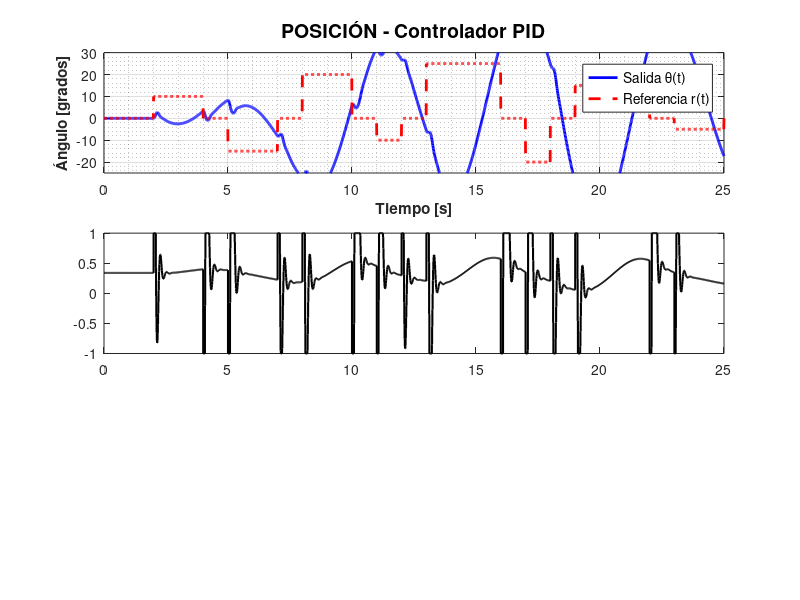

Recreate this plot in MATLAB. (Note: this script raises an error after producing the figure.)
%% Simulación PID con Tren de Pulsos Variable (Sin Simulink)
% Análisis de seguimiento de referencia sin perturbaciones

clear; close all; clc;

% Parámetros de la planta
J   = 1.08e-3;      % kg m^2
Bv  = 2.61e-3;      % N m s/rad
MgL = 4.999e-3;     % N m
Ku  = 1.13e-2;      % N m / duty
th0 = deg2rad(50);  % punto de operación (50°)

% Parámetros PID por asignación de polos
zeta = 0.9; wn = 2.2; p3 = 4*wn;
a0  = (MgL*cos(th0))/J;
a1  = Bv/J;
b0  = Ku/J;
a2d = 2*zeta*wn + p3;
a1d = wn^2 + 2*zeta*wn*p3;
a0d = (wn^2)*p3;

Kp    = (a2d - a1)/b0;
Kd    = (a1d - a0)/b0;
Ki    = a0d/b0;
tau_d = 0.05;
Tt    = 0.35;

% Parámetros de simulación
Ts   = 0.01;        % Período de muestreo
Tend = 25;          % Tiempo total de simulación
t    = 0:Ts:Tend;
N    = length(t);

%% Generar tren de pulsos variable
% Amplitudes y duraciones variables para analizar respuesta dinámica
ref = th0 * ones(size(t));  % Iniciar en punto de operación

% Definir pulsos:  [tiempo_inicio, tiempo_fin, amplitud_en_grados]
pulsos = [
    2,   4,   10;    % Pulso +10°
    5,   7,  -15;    % Pulso -15°
    8,  10,   20;    % Pulso +20°
   11,  12,  -10;    % Pulso corto -10°
   13,  16,   25;    % Pulso largo +25°
   17,  18,  -20;    % Pulso -20°
   19,  22,   15;    % Pulso +15°
   23,  25,  -5;     % Pulso pequeño -5°
];

for i = 1:size(pulsos, 1)
    t_ini = pulsos(i, 1);
    t_fin = pulsos(i, 2);
    amp   = deg2rad(pulsos(i, 3));
    idx   = (t >= t_ini) & (t < t_fin);
    ref(idx) = th0 + amp;
end

%% Simulación del sistema con PID
theta    = zeros(N, 1);
omega    = zeros(N, 1);
u_hist   = zeros(N, 1);
e_hist   = zeros(N, 1);

theta(1) = th0;
omega(1) = 0;
Iint     = 0;       % Integral del error
Df       = 0;       % Derivada filtrada
eprev    = 0;

for k = 1:N-1
    % Error
    e = ref(k) - theta(k);
    e_hist(k) = e;
    
    % Feedforward
    u_ff = (MgL/Ku) * sin(ref(k));
    
    % PID con filtro derivativo y anti-windup
    a  = tau_d / (tau_d + Ts);
    b  = Kd / (tau_d + Ts);
    Df = a * Df + b * (e - eprev);
    
    u_uns = u_ff + Kp*e + Df + Iint;
    u     = max(-1, min(1, u_uns));  % Saturación
    
    % Anti-windup (back-calculation)
    Iint = Iint + Ki*Ts*e + (Ts/Tt)*(u - u_uns);
    
    u_hist(k) = u;
    
    % Dinámica no lineal (Euler explícito)
    domega = (Ku*u - Bv*omega(k) - MgL*sin(theta(k))) / J;
    omega(k+1) = omega(k) + Ts * domega;
    theta(k+1) = theta(k) + Ts * omega(k+1);
    
    eprev = e;
end
e_hist(N) = ref(N) - theta(N);
u_hist(N) = u_hist(N-1);

%% Calcular métricas de desempeño
e_deg = rad2deg(e_hist);
IAE   = trapz(t, abs(e_deg));
ISE   = trapz(t, e_deg.^2);
ITAE  = trapz(t, t' .* abs(e_deg));
Emax  = max(abs(e_deg));

%% Gráficas
figure('Name', 'Controlador PID - Tren de Pulsos Variable', ... 
       'NumberTitle', 'off', 'Position', [100, 100, 1200, 800]);

% 1) Posición angular
subplot(3,1,1);
plot(t, rad2deg(theta - th0), 'b-', 'LineWidth', 2, 'DisplayName', 'Salida θ(t)');
hold on;
plot(t, rad2deg(ref - th0), 'r--', 'LineWidth', 2, 'DisplayName', 'Referencia r(t)');
grid on; grid minor;
xlabel('Tiempo [s]', 'FontSize', 11, 'FontWeight', 'bold');
ylabel('Ángulo [grados]', 'FontSize', 11, 'FontWeight', 'bold');
title('POSICIÓN - Controlador PID', 'FontSize', 14, 'FontWeight', 'bold');
legend('Location', 'best', 'FontSize', 10);
ylim([min(rad2deg(ref-th0))-5, max(rad2deg(ref-th0))+5]);

% 2) Señal de control
subplot(3,1,2);
stairs(t, u_hist, 'k-', 'LineWidth', 1.5, 'DisplayName', 'Control u(t)');
hold on;
yline(1, 'r--', 'LineWidth', 1.5);
yline(-1, 'r--', 'LineWidth', 1.5);
yline(0, 'k:', 'LineWidth', 1);
grid on; grid minor;
xlabel('Tiempo [s]', 'FontSize', 11, 'FontWeight', 'bold');
ylabel('u(t) [duty cycle]', 'FontSize', 11, 'FontWeight', 'bold');
title('SEÑAL DE CONTROL - Controlador PID', 'FontSize', 14, 'FontWeight', 'bold');
ylim([-1.3, 1.3]);
legend('Location', 'best', 'FontSize', 10);

% 3) Error de seguimiento
subplot(3,1,3);
plot(t, e_deg, 'Color', [0.8, 0.2, 0.2], 'LineWidth', 1.5);
hold on;
yline(0, 'k--', 'LineWidth', 1.5);
grid on; grid minor;
xlabel('Tiempo [s]', 'FontSize', 11, 'FontWeight', 'bold');
ylabel('Error [grados]', 'FontSize', 11, 'FontWeight', 'bold');
title('ERROR DE SEGUIMIENTO - Controlador PID', 'FontSize', 14, 'FontWeight', 'bold');

% Mostrar métricas
metStr = sprintf('IAE = %.2f°·s | ISE = %.2f°²·s | ITAE = %.2f°·s² | E_{max} = %.2f°', ...
                 IAE, ISE, ITAE, Emax);
text(0.5, 0.95, metStr, 'Units', 'normalized', 'FontSize', 10, ... 
     'FontWeight', 'bold', 'HorizontalAlignment', 'center', ... 
     'BackgroundColor', 'w', 'EdgeColor', 'k');

sgtitle('ANÁLISIS PID - TREN DE PULSOS VARIABLE (Sin Perturbaciones)', ...
        'FontSize', 16, 'FontWeight', 'bold');

%% Mostrar parámetros en consola
fprintf('\n========================================\n');
fprintf('   CONTROLADOR PID - RESULTADOS\n');
fprintf('========================================\n');
fprintf('Parámetros PID:\n');
fprintf('  Kp = %.4f\n', Kp);
fprintf('  Ki = %.4f\n', Ki);
fprintf('  Kd = %. 4f\n', Kd);
fprintf('  tau_d = %.4f s\n', tau_d);
fprintf('  Tt = %.4f s (anti-windup)\n', Tt);
fprintf('\nMétricas de desempeño:\n');
fprintf('  IAE  = %.2f °·s\n', IAE);
fprintf('  ISE  = %.2f °²·s\n', ISE);
fprintf('  ITAE = %.2f °·s²\n', ITAE);
fprintf('  Error máximo = %.2f °\n', Emax);
fprintf('========================================\n');